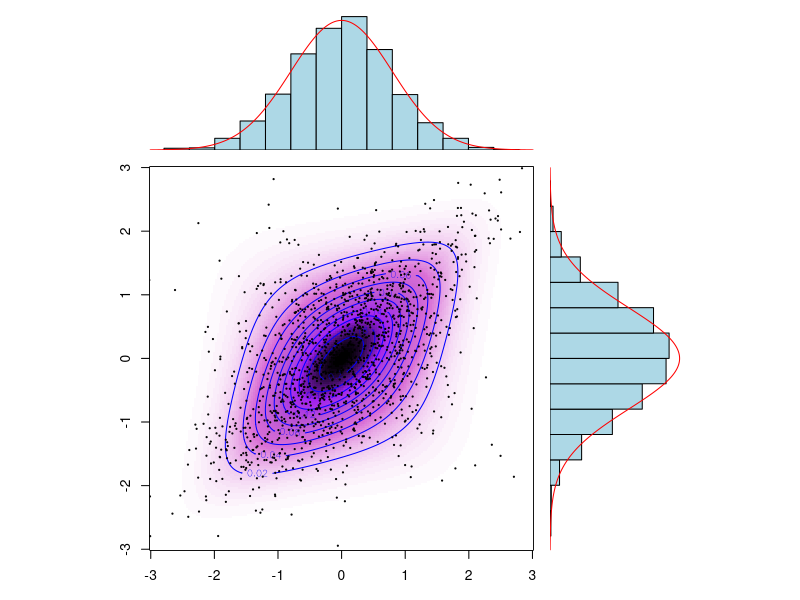

R code for this plot:
library(mnormt)
library(RColorBrewer)
my_palette =   colorRampPalette(c("white", "orchid", "mediumorchid", "purple", "black"))(101)

k=3
r=.5
G=function(x) qnorm(pt(x,df=k))
dg=function(x) dt(x,df=k)/dnorm(qnorm(pt(x,df=k)))
Ginv=function(x) qt(pnorm(x),df=k)
S=matrix(c(1,r,r,1),2,2)
f=function(x,y) dmt(cbind(Ginv(x),Ginv(y)),S=S,df=k)/(dg(x)*dg(y))
vx=seq(-3,3,length=201)
vy=seq(-3,3,length=201)
z=outer(vx,vy,f)
set.seed(1)
Z=rmt(1500,S=S,df=k)
X=G(Z)
xhist <- hist(X[,1], plot=FALSE)
yhist <- hist(X[,2], plot=FALSE)
top <- max(c(xhist$density, yhist$density,dnorm(0)))
nf <- layout(matrix(c(2,0,1,3),2,2,byrow=TRUE), c(3,1), c(1,3), TRUE)
par(mar=c(3,3,1,1))
#image(vx,vy,z,col=rev(heat.colors(101)))
image(vx,vy,z,col=my_palette)
contour(vx,vy,z,col="blue",add=TRUE)
points(X,cex=.2)
par(mar=c(0,3,1,1))
barplot(xhist$density, axes=FALSE, ylim=c(0, top), space=0, col="light blue")
lines((density(X[,1])$x-xhist$breaks[1])/diff(xhist$breaks)[1],
      dnorm(density(X[,1])$x),col="red")
par(mar=c(3,0,1,1))
barplot(yhist$density, axes=FALSE, xlim=c(0, top), space=0, 
        horiz=TRUE,col="light blue")
lines(dnorm(density(X[,2])$x),(density(X[,2])$x-yhist$breaks[1])/
        diff(yhist$breaks)[1],col="red")